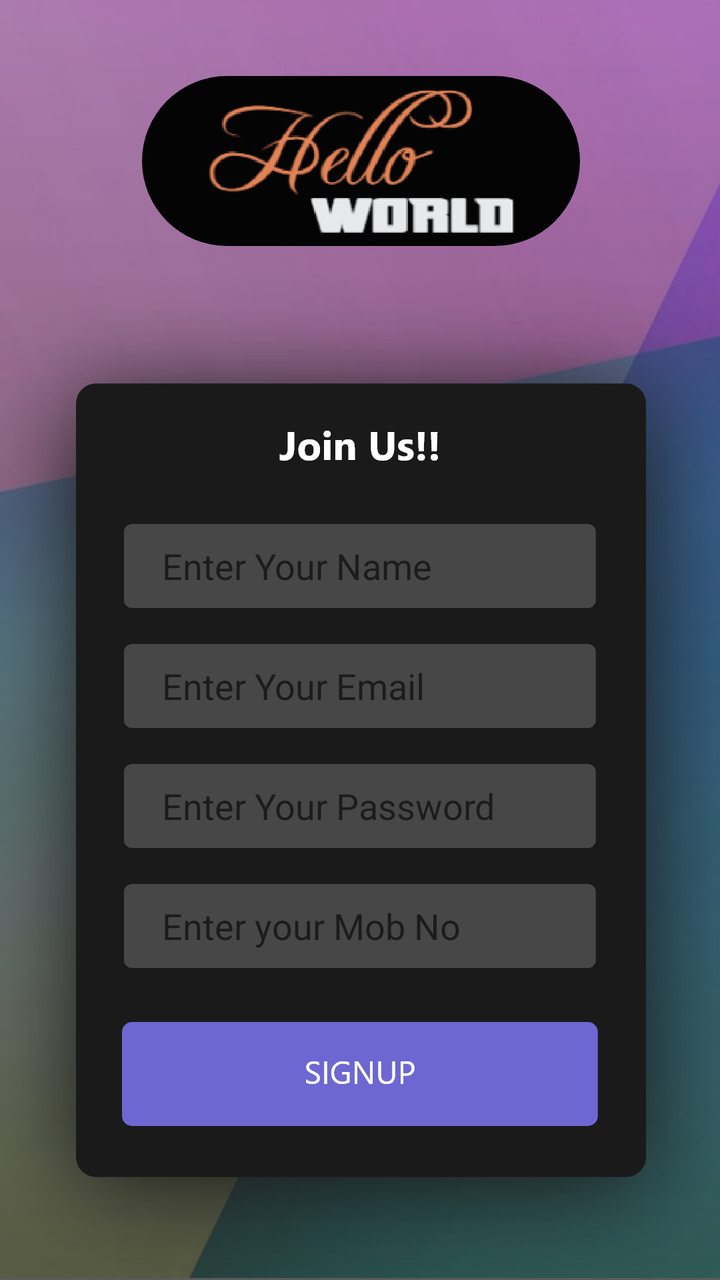
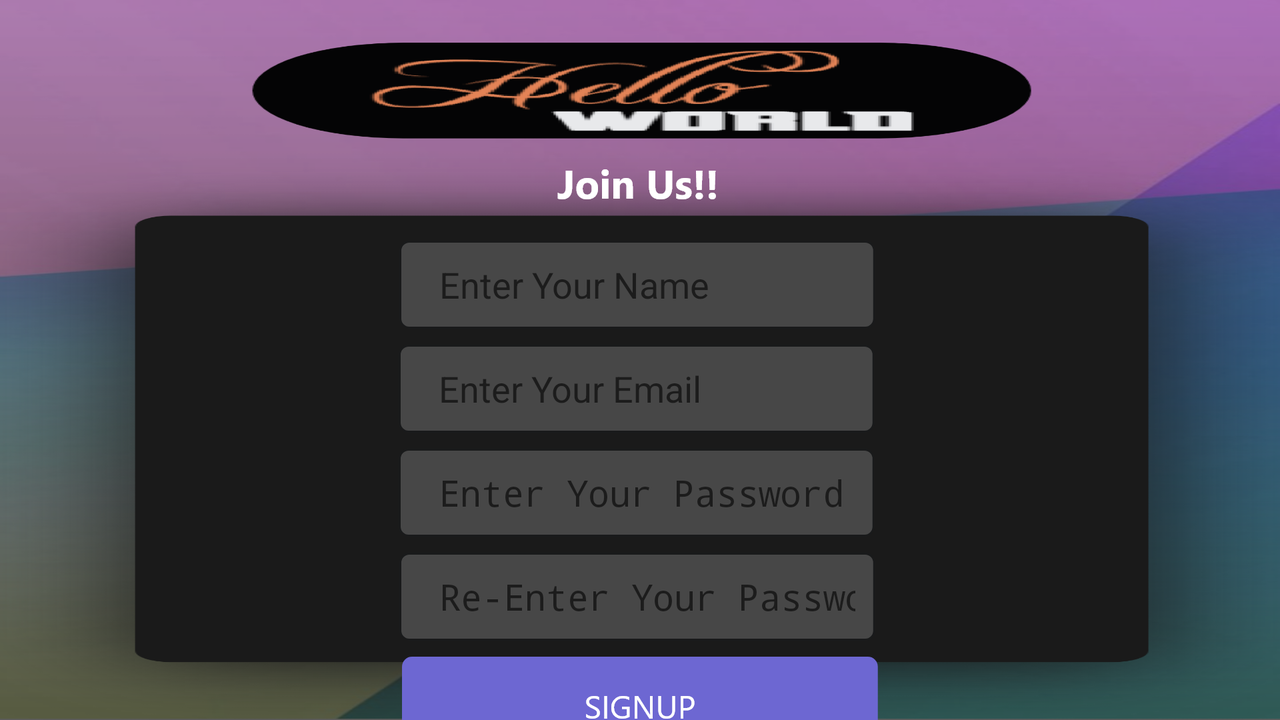

Two renders of one Android screen. The first uses the default layout on a phone; the second uses the alternative layout the repository ships for a different screen configuration, on a matching device. The two XML files are below.
<!-- AndroidManifest.xml: application theme AppTheme -->
<!-- res/layout/activity_signup.xml -->
<?xml version="1.0" encoding="utf-8"?>
<android.support.constraint.ConstraintLayout xmlns:android="http://schemas.android.com/apk/res/android"
    xmlns:app="http://schemas.android.com/apk/res-auto"
    xmlns:tools="http://schemas.android.com/tools"
    android:layout_width="match_parent"
    android:layout_height="match_parent"
    android:background="@drawable/signupback"
    tools:context=".signup">

    <EditText
        android:id="@+id/txtName"
        android:layout_width="wrap_content"
        android:layout_height="wrap_content"
        android:layout_marginTop="26dp"
        android:background="@drawable/signuptextbox"
        android:ems="10"
        android:hint="Enter Your Name"
        android:inputType="textPersonName"
        android:paddingLeft="20dp"
        android:paddingRight="10dp"
        app:layout_constraintEnd_toEndOf="parent"
        app:layout_constraintStart_toStartOf="parent"
        app:layout_constraintTop_toBottomOf="@+id/textView4" />

    <EditText
        android:id="@+id/txtEmail"
        android:layout_width="wrap_content"
        android:layout_height="wrap_content"
        android:layout_marginTop="16dp"
        android:background="@drawable/signuptextbox"
        android:ems="10"
        android:hint="Enter Your Email"
        android:inputType="textPersonName"
        android:paddingLeft="20dp"
        android:paddingRight="10dp"
        app:layout_constraintEnd_toEndOf="parent"
        app:layout_constraintStart_toStartOf="parent"
        app:layout_constraintTop_toBottomOf="@+id/txtName" />

    <EditText
        android:id="@+id/txtPass"
        android:layout_width="wrap_content"
        android:layout_height="wrap_content"
        android:layout_marginTop="16dp"
        android:background="@drawable/signuptextbox"
        android:ems="10"
        android:hint="Enter Your Password"
        android:inputType="textPersonName"
        android:paddingLeft="20dp"
        android:paddingRight="10dp"
        app:layout_constraintEnd_toEndOf="parent"
        app:layout_constraintStart_toStartOf="parent"
        app:layout_constraintTop_toBottomOf="@+id/txtEmail" />

    <EditText
        android:id="@+id/txtRepass"
        android:layout_width="wrap_content"
        android:layout_height="wrap_content"
        android:layout_marginTop="16dp"
        android:background="@drawable/signuptextbox"
        android:ems="10"
        android:hint="Enter your Mob No"
        android:inputType="textPersonName"
        android:paddingLeft="20dp"
        android:paddingRight="10dp"
        app:layout_constraintEnd_toEndOf="parent"
        app:layout_constraintStart_toStartOf="parent"
        app:layout_constraintTop_toBottomOf="@+id/txtPass" />

    <TextView
        android:id="@+id/textView4"
        android:layout_width="wrap_content"
        android:layout_height="wrap_content"
        android:layout_marginTop="16dp"
        android:background="@drawable/signuphead"
        app:layout_constraintEnd_toEndOf="parent"
        app:layout_constraintStart_toStartOf="parent"
        app:layout_constraintTop_toTopOf="@+id/guideline2" />

    <Button
        android:id="@+id/btnSignup"
        android:layout_width="wrap_content"
        android:layout_height="wrap_content"
        android:layout_marginTop="26dp"
        android:background="@drawable/signupbutton"
        android:onClick="signUp"
        app:layout_constraintEnd_toEndOf="parent"
        app:layout_constraintStart_toStartOf="parent"
        app:layout_constraintTop_toBottomOf="@+id/txtRepass" />

    <android.support.constraint.Guideline
        android:id="@+id/guideline2"
        android:layout_width="wrap_content"
        android:layout_height="wrap_content"
        android:orientation="horizontal"
        app:layout_constraintGuide_percent="0.3" />

    <View
        android:id="@+id/view1"
        android:layout_width="wrap_content"
        android:layout_height="wrap_content"
        android:background="@color/common_google_signin_btn_text_light_focused"
        android:visibility="invisible"
        app:layout_constraintBottom_toBottomOf="parent"
        app:layout_constraintEnd_toEndOf="parent"
        app:layout_constraintStart_toStartOf="parent"
        app:layout_constraintTop_toTopOf="parent" />

    <ProgressBar
        android:id="@+id/progressBar"
        style="?android:attr/progressBarStyle"
        android:layout_width="58dp"
        android:layout_height="61dp"
        android:layout_marginStart="8dp"
        android:layout_marginLeft="8dp"
        android:layout_marginTop="8dp"
        android:layout_marginEnd="8dp"
        android:layout_marginRight="8dp"
        android:layout_marginBottom="8dp"
        android:visibility="invisible"
        app:layout_constraintBottom_toBottomOf="parent"
        app:layout_constraintEnd_toEndOf="parent"
        app:layout_constraintStart_toStartOf="parent"
        app:layout_constraintTop_toTopOf="parent" />
</android.support.constraint.ConstraintLayout>
<!-- resources referenced by this layout -->
<resources>
  <!-- drawable signupback: png bitmap (drawable-hdpi, 125560 bytes) -->
  <!-- drawable signupbutton: png bitmap (drawable-hdpi, 2109 bytes) -->
  <!-- drawable signuphead: png bitmap (drawable-hdpi, 1099 bytes) -->
  <!-- drawable signuptextbox: png bitmap (drawable-hdpi, 916 bytes) -->
  <style name="AppTheme" parent="Theme.AppCompat.Light.DarkActionBar">
          
          <item name="colorPrimary">@color/colorPrimary</item>
          <item name="colorPrimaryDark">@color/colorPrimaryDark</item>
          <item name="colorAccent">@color/colorAccent</item>
      </style>
</resources>
<!-- res/layout-land/activity_signup.xml (the author's variant of the layout above) -->
<!-- drawn on the phone turned sideways -->
<?xml version="1.0" encoding="utf-8"?>
<android.support.constraint.ConstraintLayout xmlns:android="http://schemas.android.com/apk/res/android"
    xmlns:app="http://schemas.android.com/apk/res-auto"
    xmlns:tools="http://schemas.android.com/tools"
    android:layout_width="match_parent"
    android:layout_height="match_parent"
    android:background="@drawable/signupback"
    tools:context=".signup">

    <EditText
        android:id="@+id/txtName"
        android:layout_width="wrap_content"
        android:layout_height="wrap_content"
        android:layout_marginTop="16dp"
        android:background="@drawable/signuptextbox"
        android:ems="10"
        android:hint="Enter Your Name"
        android:inputType="textPersonName"
        android:paddingLeft="20dp"
        android:paddingRight="10dp"
        app:layout_constraintEnd_toEndOf="parent"
        app:layout_constraintHorizontal_bias="0.497"
        app:layout_constraintStart_toStartOf="parent"
        app:layout_constraintTop_toBottomOf="@+id/textView4" />

    <EditText
        android:id="@+id/txtEmail"
        android:layout_width="wrap_content"
        android:layout_height="wrap_content"
        android:layout_marginTop="8dp"
        android:background="@drawable/signuptextbox"
        android:ems="10"
        android:hint="Enter Your Email"
        android:inputType="textPersonName"
        android:paddingLeft="20dp"
        android:paddingRight="10dp"
        app:layout_constraintEnd_toEndOf="parent"
        app:layout_constraintHorizontal_bias="0.496"
        app:layout_constraintStart_toStartOf="parent"
        app:layout_constraintTop_toBottomOf="@+id/txtName" />

    <EditText
        android:id="@+id/txtPass"
        android:layout_width="wrap_content"
        android:layout_height="wrap_content"
        android:layout_marginTop="8dp"
        android:background="@drawable/signuptextbox"
        android:ems="10"
        android:hint="Enter Your Password"
        android:inputType="textPersonName"
        android:paddingLeft="20dp"
        android:paddingRight="10dp"
        android:password="true"
        app:layout_constraintEnd_toEndOf="parent"
        app:layout_constraintHorizontal_bias="0.496"
        app:layout_constraintStart_toStartOf="parent"
        app:layout_constraintTop_toBottomOf="@+id/txtEmail" />

    <EditText
        android:id="@+id/txtRepass"
        android:layout_width="wrap_content"
        android:layout_height="wrap_content"
        android:layout_marginTop="8dp"
        android:background="@drawable/signuptextbox"
        android:ems="10"
        android:hint="Re-Enter Your Password"
        android:inputType="textPersonName"
        android:paddingLeft="20dp"
        android:paddingRight="10dp"
        android:password="true"
        app:layout_constraintEnd_toEndOf="parent"
        app:layout_constraintHorizontal_bias="0.497"
        app:layout_constraintStart_toStartOf="parent"
        app:layout_constraintTop_toBottomOf="@+id/txtPass" />

    <TextView
        android:id="@+id/textView4"
        android:layout_width="wrap_content"
        android:layout_height="wrap_content"
        android:layout_marginTop="16dp"
        android:background="@drawable/signuphead"
        app:layout_constraintEnd_toEndOf="parent"
        app:layout_constraintHorizontal_bias="0.498"
        app:layout_constraintStart_toStartOf="parent"
        app:layout_constraintTop_toTopOf="@+id/guideline2" />

    <Button
        android:id="@+id/btnSignup"
        android:layout_width="wrap_content"
        android:layout_height="wrap_content"
        android:layout_marginTop="8dp"
        android:background="@drawable/signupbutton"
        app:layout_constraintEnd_toEndOf="parent"
        app:layout_constraintStart_toStartOf="parent"
        app:layout_constraintTop_toBottomOf="@+id/txtRepass" />

    <android.support.constraint.Guideline
        android:id="@+id/guideline2"
        android:layout_width="wrap_content"
        android:layout_height="wrap_content"
        android:orientation="horizontal"
        app:layout_constraintGuide_percent="0.17" />
</android.support.constraint.ConstraintLayout>
